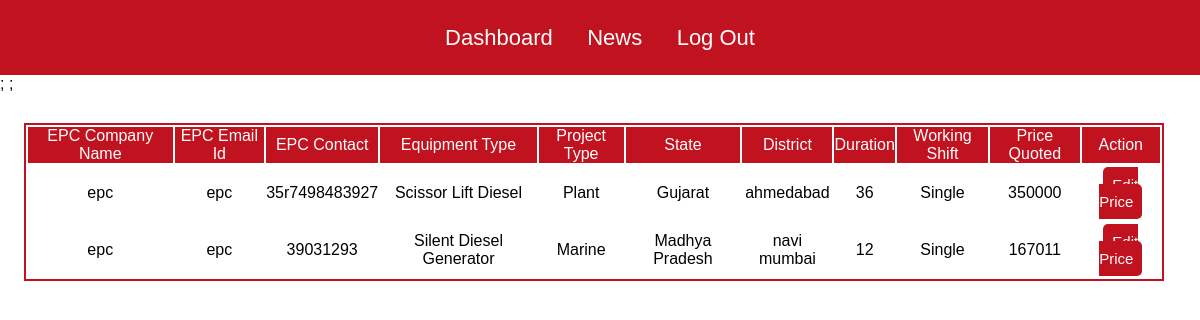
/quoted_pricerental.php (signed in), run on the app's committed database.
### tables this page shows
CREATE TABLE `requirement_price_byrental` (
  `id` int(11) NOT NULL,
  `req_id` varchar(30) NOT NULL,
  `type` varchar(30) NOT NULL,
  `cap` varchar(30) NOT NULL,
  `boom_combination` varchar(30) NOT NULL,
  `project_type` varchar(30) NOT NULL,
  `state` varchar(30) NOT NULL,
  `district` varchar(30) NOT NULL,
  `duration` varchar(30) NOT NULL,
  `working_shift` varchar(30) NOT NULL,
  `date` varchar(30) NOT NULL,
  `epc_name` varchar(30) NOT NULL,
  `epc_email` varchar(30) NOT NULL,
  `epc_number` varchar(30) NOT NULL,
  `price_quoted` varchar(30) NOT NULL,
  `rental_name` varchar(30) NOT NULL,
  `rental_email` varchar(30) NOT NULL,
  `rental_number` varchar(30) NOT NULL,
  `fleet_category` varchar(30) NOT NULL,
  `contact_person` varchar(30) NOT NULL,
  `unit` varchar(10) NOT NULL,
  `engine_hour` varchar(30) NOT NULL,
  `offer_make` varchar(35) NOT NULL,
  `offer_model` varchar(35) NOT NULL,
  `offer_yom` varchar(35) NOT NULL,
  `offer_assembly` varchar(35) NOT NULL,
  `offer_assembly_scope` varchar(35) NOT NULL,
  `offer_equip_location` varchar(35) NOT NULL,
  `offer_district` varchar(35) NOT NULL,
  `available_From_offer` varchar(35) NOT NULL,
  `payment_terms` varchar(35) NOT NULL,
  `mob_charges` varchar(35) NOT NULL,
  `demob_charges` varchar(35) NOT NULL,
  `contact_person_offer` varchar(35) NOT NULL,
  `contact_person_offer_email` varchar(35) NOT NULL,
  `epc_notes` longtext NOT NULL,
  `rental_notes` longtext NOT NULL
);

### quoted_pricerental.php (the view, shortened to what this page needs)
<?php
$companyname001 = $_SESSION['companyname'];
?>
<!DOCTYPE html>
<html lang="en">
<head>
    <link rel="stylesheet" href="style.css">
</head>
<body>
<div class="navbar1">
        <div class="iconcontainer">
        <ul>
        <li><a href="rental_dashboard.php">Dashboard</a></li>
            <li><a href="view_news.php">News</a></li>
            <li><a href="logout.php">Log Out</a></li></ul>
        </div>
    </div>
    <?php
    include_once 'partials/_dbconnect.php';
$result = mysqli_query($conn, "SELECT * FROM `requirement_price_byrental` where `rental_name`='$companyname001' order by id desc");
if(mysqli_num_rows($result) > 0) {
    echo '<table class="purchase_table">';
    echo '<tr><th>EPC Company Name</th><th>EPC Email Id</th><th>EPC Contact</th><th>Equipment Type</th><th>Project Type</th><th>State</th><th>District</th><th>Duration</th><th>Working Shift</th><th>Price Quoted</th><th>Action</th></tr>';
    while ($row = mysqli_fetch_assoc($result)) {
        echo '<tr>';
        echo '<td>' . $row['epc_name'] . '</td>';
        echo '<td>' . $row['epc_email'] . '</td>';
        echo '<td>' . $row['epc_number'] . '</td>';
        echo '<td>' . $row['type'] . '</td>';
        echo '<td>' . $row['project_type'] . '</td>';
        echo '<td>' . $row['state'] . '</td>';
        echo '<td>' . $row['district'] . '</td>';
        echo '<td>' . $row['duration'] . '</td>';
        echo '<td>' . $row['working_shift'] . '</td>';
        echo '<td>' . $row['price_quoted'] . '</td>';
        ?>
       <td>
        <a class='btn_listing' href='edit_rental_price.php?id=<?php echo $row['id']; ?>'> Edit Price</a>
    </td>;
        <?php
        echo '</tr>';
    }
    echo '</table>';
}
?>
</body>
</html>

### data on the page
requirement_price_byrental: epc_name "epc", epc_email "epc", epc_number "35r7498483927", type "Scissor Lift Diesel", project_type "Plant", state "Gujarat", district "ahmedabad", duration "36", working_shift "Single", price_quoted "350000"
requirement_price_byrental: epc_name "epc", epc_email "epc", epc_number "39031293", type "Silent Diesel Generator", project_type "Marine", state "Madhya Pradesh", district "navi mumbai", duration "12", working_shift "Single", price_quoted "167011"
